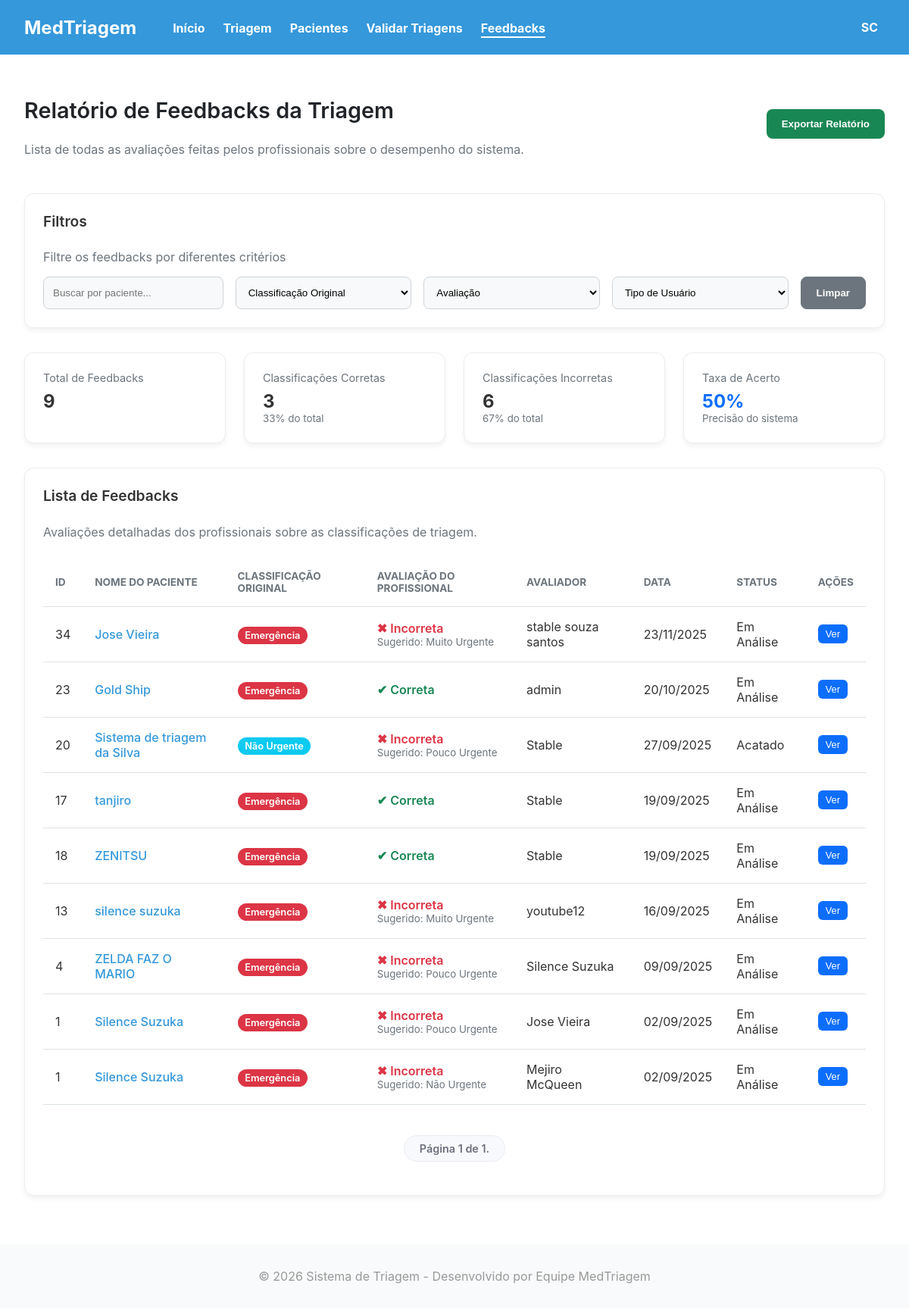
/master/feedback/lista/ (signed in), run on the app's committed database.
### triagem/models.py (models this page shows, shortened)
class FeedbackTriagem(models.Model):
    unidade_saude = models.ForeignKey(UnidadeSaude, on_delete=models.CASCADE, null=True) # Campo OBRIGATÓRIO
    paciente = models.ForeignKey(Paciente, on_delete=models.CASCADE)
    usuario = models.ForeignKey(settings.AUTH_USER_MODEL, on_delete=models.SET_NULL, null=True)
    triagem_correta = models.BooleanField(verbose_name="A classificação do sistema foi correta?")
    classificacao_correta = models.CharField(max_length=50, choices=Paciente.Risco, blank=True, null=True, verbose_name="Se não, qual seria a classificação correta?")
    motivo = models.TextField(blank=True, null=True, verbose_name="Motivo da reclassificação")
    data_criacao = models.DateTimeField(auto_now_add=True)
    class StatusFeedback(models.TextChoices):
        EM_ANALISE = 'EM_ANALISE', 'Em Análise'
        ACATADO = 'ACATADO', 'Acatado'
        NAO_ACATADO = 'NAO_ACATADO', 'Não Acatado'
    status = models.CharField(
        max_length=20,
        choices=StatusFeedback.choices,
        default=StatusFeedback.EM_ANALISE, # Todo novo feedback começa "Em Análise"
        verbose_name="Status do Feedback"
    )
    data_criacao = models.DateTimeField(auto_now_add=True)

class Paciente(models.Model):
    unidade_saude = models.ForeignKey(UnidadeSaude, on_delete=models.CASCADE, null=True) # Campo OBRIGATÓRIO
    Sexualidade = [
        ('Masculino', 'Masculino'),
        ('Feminino', 'Feminino'),
    ]
    Convenios = [
        ('SUS', 'SUS'),
        ('Particular', 'Particular'),
        ('Unimed', 'Unimed'),
        ('Bradesco Saude', 'Bradesco Saude'),
        ('Amil', 'Amil'),
        ('SulAmérica', 'SulAmérica'),
        ('Hapvida', 'Hapvida'),
    ]
    Status = [
        ('Pendente', 'Pendente'),
        ('Aguardando', 'Aguardando'),
        ('Em atendimento', 'Em atendimento'),
        ('Concluido', 'Concluido'),
    ]
    Sintomas = [
        ('Dor_Toracica', 'Dor Torácica / Aperto no Peito'),
        ('Falta_de_Ar', 'Falta de Ar / Dificuldade para Respirar'),
        ('Alteracao_Neurologica_Grave', 'Alteração de Consciência / Convulsão / Confusão'),
        ('Sangramento_Ativo', 'Sangramento Ativo / Vômito ou Fezes com Sangue'),
        ('Febre', 'Febre / Calafrios'),
        ('Dor_de_Cabeca', 'Dor de Cabeça'),
        ('Tontura_MalEstar', 'Tontura / Fraqueza / Mal-estar Geral'),
        ('Sintomas_Respiratorios_Leves', 'Tosse / Espirros / Dor de Garganta'),
        ('Dor_Abdominal', 'Dor Abdominal / Cólica'),
        ('Sintomas_Gastrointestinais', 'Náusea / Vômito / Diarreia'),
        ('Lesao_Trauma', 'Lesão / Trauma / Queda Recente'),
        ('Dor_Locomotora', 'Dor Muscular / Articular / Lombar'),
        ('Reacao_Alergica_Pele', 'Reação Alérgica / Erupção na Pele / Inchaço'),
        ('Queixa_Urinaria', 'Queixa Urinária (Dor ao urinar / Sangue na urina)'),
        ('Outro', 'Outro'),
    ]
    Risco = [
        ('Vermelho', 'Emergência'),
        ('Laranja', 'Muito Urgente'),
        ('Amarelo', 'Urgente'),
        ('Verde', 'Pouco Urgente'),
        ('Azul', 'Não Urgente'),
    ]
    Profissionais = [
        ('Clinica Medica', 'Clinica Medica'),
        ('Ortopedia', 'Ortopedia'),
        ('Pediatria', 'Pediatria'),
        ('Cardiologia', 'Cardiologia'),
        ('Neurologia', 'Neurologia'),
    ]
    nome = models.CharField(max_length=100)
    data_nascimento = models.DateField(verbose_name="Data de Nascimento", null=True, blank=True)
    sexo = models.CharField(choices=Sexualidade, max_length=50)
    cpf = models.CharField(unique=True, max_length=14)
    convenio = models.CharField(choices=Convenios, max_length=50)
    telefone = models.CharField(max_length=20, blank=True, null=True)
    cep = models.CharField(max_length=9, blank=True, null=True)
    endereco = models.CharField(max_length=255, blank=True, null=True)
    numero = models.CharField(max_length=10, blank=True, null=True)
    bairro = models.CharField(max_length=100, blank=True, null=True)
    cidade = models.CharField(max_length=100, blank=True, null=True)
    uf = models.CharField(max_length=2, blank=True, null=True)
    nome_responsavel = models.CharField(max_length=100, blank=True, null=True, verbose_name="Nome do Responsável")
    cpf_responsavel = models.CharField(max_length=14, blank=True, null=True, verbose_name="CPF do Responsável")
    temperatura = models.FloatField(max_length=3)
    pressao_sistolica = models.CharField(max_length=3) # Valor maior
    pressao_diastolica = models.CharField(max_length=3) # Valor menor
    pulso = models.CharField(max_length=3)
    frequenciaRespiratoria = models.CharField(max_length=3)
    saturacao = models.CharField(max_length=3)
    glicemia = models.CharField(max_length=3)
    dor = models.IntegerField(validators=[MinValueValidator(0), MaxValueValidator(10)])
    queixa = models.CharField(max_length=1000)
    inicio_sintomas = models.DateField()
    sintomas_associados = models.CharField(choices=Sintomas, max_length=50)
    observacoes = models.CharField(blank=True, null=True, max_length=1000)
    classificacao = models.CharField(choices=Risco, max_length=50,blank=True, null=True)
    justificativa = models.CharField(max_length=255, blank=True, null=True)
    encaminhamento = models.CharField(choices=Profissionais, max_length=50,blank=True, null=True)
    status = models.CharField(max_length=30, choices=Status, default='Pendente',blank=True, null=True)
    hora_chegada = models.DateTimeField(default=timezone.now, blank=True)
    hora_inicio_atendimento = models.DateTimeField(null=True, blank=True)
    hora_fim_atendimento = models.DateTimeField(null=True, blank=True)
    atendente = models.ForeignKey(settings.AUTH_USER_MODEL, on_delete=models.PROTECT, related_name='pacientes_criados')
    medico_responsavel = models.ForeignKey(settings.AUTH_USER_MODEL, on_delete=models.SET_NULL, related_name='pacientes_atendidos', null=True, blank=True)

class CustomUser(AbstractUser):
    unidade_saude = models.ForeignKey(UnidadeSaude, on_delete=models.CASCADE, null=True) # Campo OBRIGATÓRIO
    class TipoUsuario(models.TextChoices):
        ATENDENTE = 'ATENDENTE', 'Atendente'
        MEDICO = 'MEDICO', 'Médico'
        ENFERMEIRO = 'ENFERMEIRO', 'Enfermeiro'
        ADMIN = 'ADMIN', 'Admin'
    UF_CHOICES = [
        ('AC', 'AC'), ('AL', 'AL'), ('AP', 'AP'), ('AM', 'AM'), ('BA', 'BA'),
        ('CE', 'CE'), ('DF', 'DF'), ('ES', 'ES'), ('GO', 'GO'), ('MA', 'MA'),
        ('MT', 'MT'), ('MS', 'MS'), ('MG', 'MG'), ('PA', 'PA'), ('PB', 'PB'),
        ('PR', 'PR'), ('PE', 'PE'), ('PI', 'PI'), ('RJ', 'RJ'), ('RN', 'RN'),
        ('RS', 'RS'), ('RO', 'RO'), ('RR', 'RR'), ('SC', 'SC'), ('SP', 'SP'),
        ('SE', 'SE'), ('TO', 'TO'),
    ]
    Especializacoes = [
        ('CLINICA_GERAL', 'Clínica Geral'),
        ('CARDIOLOGIA', 'Cardiologia'),
        ('ORTOPEDIA', 'Ortopedia'),
        ('PEDIATRIA', 'Pediatria'),
        ('NEUROLOGIA', 'Neurologia'),
        ('OUTRA', 'Outra')
    ]
    nome_completo = models.CharField(max_length=255)
    email = models.EmailField(unique=True)
    cpf = models.CharField(max_length=14, unique=True)
    telefone = models.CharField(max_length=20, blank=True, null=True)
    tipo_usuario = models.CharField(max_length=20, choices=TipoUsuario.choices, default=TipoUsuario.ATENDENTE)
    crm = models.CharField(max_length=20, blank=True, null=True, verbose_name="CRM (Apenas para Médicos)")
    especializacao = models.CharField(max_length=50, choices=Especializacoes,blank=True,null=True)
    coren = models.CharField(max_length=20, blank=True, null=True, verbose_name="COREN (Apenas para Téc. de Enfermagem)")
    uf_registro = models.CharField(max_length=2, choices=UF_CHOICES, blank=True, null=True, verbose_name="UF do Registro Profissional")
    foto_perfil = models.ImageField(upload_to='fotos_perfil/', default='fotos_perfil/default.jpg', null=True,blank=True,verbose_name="Foto de Perfil")
    USERNAME_FIELD = 'username'
    REQUIRED_FIELDS = ['email', 'nome_completo', 'cpf']

### triagem/views.py (the view)
# urls.py: path('feedback/lista/', lista_feedback_view, name='lista_feedback'),
@login_required
def lista_feedback_view(request):
    unidade_atual = request.user.unidade_saude
    todos_os_feedbacks = FeedbackTriagem.objects.select_related('paciente', 'usuario') \
        .annotate(
            total_feedbacks_paciente=Count('paciente__feedbacktriagem')
        ) \
        .order_by('-data_criacao')
    paginator = Paginator(todos_os_feedbacks, 20) # Divide a lista em páginas de 20
    page_number = request.GET.get('page')
    page_obj = paginator.get_page(page_number)
    total_feedbacks = todos_os_feedbacks.count()
    classificacoes_corretas = todos_os_feedbacks.filter(triagem_correta=True).count()
    classificacoes_incorretas = total_feedbacks - classificacoes_corretas
    if total_feedbacks > 0:
        percentual_corretas = (classificacoes_corretas / total_feedbacks) * 100
        percentual_incorretas = (classificacoes_incorretas / total_feedbacks) * 100
    else:
        percentual_corretas = 0
        percentual_incorretas = 0
    context = {
        'feedbacks': todos_os_feedbacks,
        'page_obj': page_obj, # <-- ADICIONE ESTA LINHA EM SEU LUGAR
        'classificacao_choices': Paciente.Risco,
        'tipo_usuario_choices': CustomUser.TipoUsuario.choices,
        'total_feedbacks': total_feedbacks,
        'classificacoes_corretas': classificacoes_corretas,
        'classificacoes_incorretas': classificacoes_incorretas,
        'percentual_corretas': percentual_corretas,
        'percentual_incorretas': percentual_incorretas,
        'pagina_ativa': 'feedbacks',
    }
    return render(request, 'site/lista_feedback.html', context)

### triagem/templates/site/lista_feedback.html (shortened to what this page needs)
{% extends 'site/headerBase.html' %}
{% load static %}
{% block styles %}
    <link rel="stylesheet" href="{% static 'front/css/lista_feedback.css' %}?v=2">
{% endblock %}
{% block content %}
<main class="feedback-container">
    <div class="feedback-header">
        <div>
            <h2>Relatório de Feedbacks da Triagem</h2>
            <p>Lista de todas as avaliações feitas pelos profissionais sobre o desempenho do sistema.</p>
        </div>
        <button class="btn btn-export">Exportar Relatório</button>
    </div>
    <div class="card filter-card">
        <h4>Filtros</h4>
        <p>Filtre os feedbacks por diferentes critérios</p>
        <div class="filter-form">
            <input type="text" id="paciente-search" placeholder="Buscar por paciente...">
            <select id="classificacao-filter">
                <option value="">Classificação Original</option>
            </select>
            <select id="avaliacao-filter">
                <option value="">Avaliação</option>
            </select>
            <select id="tipo-usuario-filter">
                <option value="">Tipo de Usuário</option>
            </select>
            <button id="clear-filters-btn" class="btn btn-secondary">Limpar</button>
        </div>
    </div>
    <div class="stats-grid">
        <div class="card stat-card">
            <span>Total de Feedbacks</span>
            <strong>{{ total_feedbacks }}</strong>
        </div>
        <div class="card stat-card">
            <span>Classificações Corretas</span>
            <strong>{{ classificacoes_corretas }}</strong>
            <small>{{ percentual_corretas|floatformat:0 }}% do total</small>
        </div>
        <div class="card stat-card">
            <span>Classificações Incorretas</span>
            <strong>{{ classificacoes_incorretas }}</strong>
            <small>{{ percentual_incorretas|floatformat:0 }}% do total</small>
        </div>
        <div class="card stat-card">
            <span>Taxa de Acerto</span>
            <strong class="text-blue">50%</strong>
            <small>Precisão do sistema</small>
        </div>
    </div>
    <div class="card list-card">
        <h4>Lista de Feedbacks</h4>
        <p>Avaliações detalhadas dos profissionais sobre as classificações de triagem.</p>
        <table class="feedback-table">
            <thead>
                <tr>
                    <th>ID</th>
                    <th>Nome do Paciente</th>
                    <th>Classificação Original</th>
                    <th>Avaliação do Profissional</th>
                    <th>Avaliador</th>
                    <th>Data</th>
                    <th>Status</th>
                    <th>Ações</th>
                </tr>
            </thead>
            <tbody id="feedback-tbody">
                {% for fb in feedbacks %}
                <tr
                    data-paciente="{{ fb.paciente.nome|lower }}"
                    data-classificacao="{{ fb.paciente.get_classificacao_display|slugify }}"
                    data-avaliacao="{% if fb.triagem_correta %}correta{% else %}incorreta{% endif %}"
                    data-tipo-usuario="{{ fb.usuario.get_tipo_usuario_display|slugify }}">
                    <td>{{ fb.paciente.id }}</td>
                    <td><a href="{% url 'hosp:mostrar' pk=fb.paciente.pk %}">{{ fb.paciente.nome }}</a></td>
                    <td>
                        <span class="tag tag-{{ fb.paciente.get_classificacao_display|slugify }}">{{ fb.paciente.get_classificacao_display }}</span>
                    </td>
                    <td>
                        {% if fb.triagem_correta %}
                            <span class="avaliacao-correta">✔ Correta</span>
                        {% else %}
                            <span class="avaliacao-incorreta">✖ Incorreta
                                <small>Sugerido: {{ fb.get_classificacao_correta_display }}</small>
                            </span>
                        {% endif %}
                    </td>
                    <td>{{ fb.usuario.nome_completo }}</td>
                    <td>{{ fb.data_criacao|date:"d/m/Y" }}</td>
                    <td>
                        <span class="status-feedback-{{ fb.status|lower }}">
                            {{ fb.get_status_display }}
                        </span>
                    </td>
                    <td>
                        <button class="btn-ver"
                                data-paciente-nome="{{ fb.paciente.nome }}"
                                data-queixa-principal="{{ fb.paciente.queixa }}"
                                data-avaliador-nome="{{ fb.usuario.nome_completo }}"
                                data-data="{{ fb.data_criacao|date:'d/m/Y H:i' }}"
                                data-classificacao-original="{{ fb.paciente.get_classificacao_display }}"
                                data-triagem-correta="{{ fb.triagem_correta|yesno:'Correta,Incorreta' }}"
                                data-classificacao-sugerida="{{ fb.get_classificacao_correta_display }}"
                                data-motivo="{{ fb.motivo|default:'Nenhuma justificativa fornecida.' }}"
                                data-feedback-count="{{ fb.total_feedbacks_paciente }}"
                                data-classificacao-slug="{{ fb.paciente.get_classificacao_display|slugify }}">
                            Ver
                        </button>
                    </td>
                </tr>
                {% empty %}
                <tr>
                    <td colspan="7" style="text-align: center;">Nenhum feedback foi registrado ainda.</td>
                </tr>
                {% endfor %}
            </tbody>
        </table>
        <div class="pagination" style="margin-top: 20px; text-align: center;">
            <span class="step-links">
                <span class="current">
                    Página {{ page_obj.number }} de {{ page_obj.paginator.num_pages }}.
                </span>
            </span>
        </div>
    </div>
</main>
{% endblock %}

### data on the page
FeedbackTriagem: paciente.id "34", paciente.nome "Jose Vieira", paciente.classificacao "Emergência", classificacao_correta "Muito Urgente", usuario.nome_completo "stable souza santos", data_criacao "23/11/2025", status "Em Análise"
FeedbackTriagem: paciente.id "23", paciente.nome "Gold Ship", paciente.classificacao "Emergência", triagem_correta "✔ Correta", usuario.nome_completo "admin", data_criacao "20/10/2025", status "Em Análise"
FeedbackTriagem: paciente.id "20", paciente.nome "Sistema de triagem da Silva", paciente.classificacao "Não Urgente", classificacao_correta "Pouco Urgente", usuario.nome_completo "Stable", data_criacao "27/09/2025", status "Acatado"
FeedbackTriagem: paciente.id "17", paciente.nome "tanjiro", paciente.classificacao "Emergência", triagem_correta "✔ Correta", usuario.nome_completo "Stable", data_criacao "19/09/2025", status "Em Análise"
FeedbackTriagem: paciente.id "18", paciente.nome "ZENITSU", paciente.classificacao "Emergência", triagem_correta "✔ Correta", usuario.nome_completo "Stable", data_criacao "19/09/2025", status "Em Análise"
FeedbackTriagem: paciente.id "13", paciente.nome "silence suzuka", paciente.classificacao "Emergência", classificacao_correta "Muito Urgente", usuario.nome_completo "youtube12", data_criacao "16/09/2025", status "Em Análise"
FeedbackTriagem: paciente.id "4", paciente.nome "ZELDA FAZ O MARIO", paciente.classificacao "Emergência", classificacao_correta "Pouco Urgente", usuario.nome_completo "Silence Suzuka", data_criacao "09/09/2025", status "Em Análise"
FeedbackTriagem: paciente.id "1", paciente.nome "Silence Suzuka", paciente.classificacao "Emergência", classificacao_correta "Pouco Urgente", usuario.nome_completo "Jose Vieira", data_criacao "02/09/2025", status "Em Análise"
FeedbackTriagem: paciente.id "1", paciente.nome "Silence Suzuka", paciente.classificacao "Emergência", classificacao_correta "Não Urgente", usuario.nome_completo "Mejiro McQueen", data_criacao "02/09/2025", status "Em Análise"

### other printed values
{{ total_feedbacks }} "9"
{{ classificacoes_corretas }} "3"
{{ percentual_corretas|floatformat:0 }} "33"
{{ classificacoes_incorretas }} "6"
{{ percentual_incorretas|floatformat:0 }} "67"
{{ page_obj.number }} "1"
{{ page_obj.paginator.num_pages }} "1"
